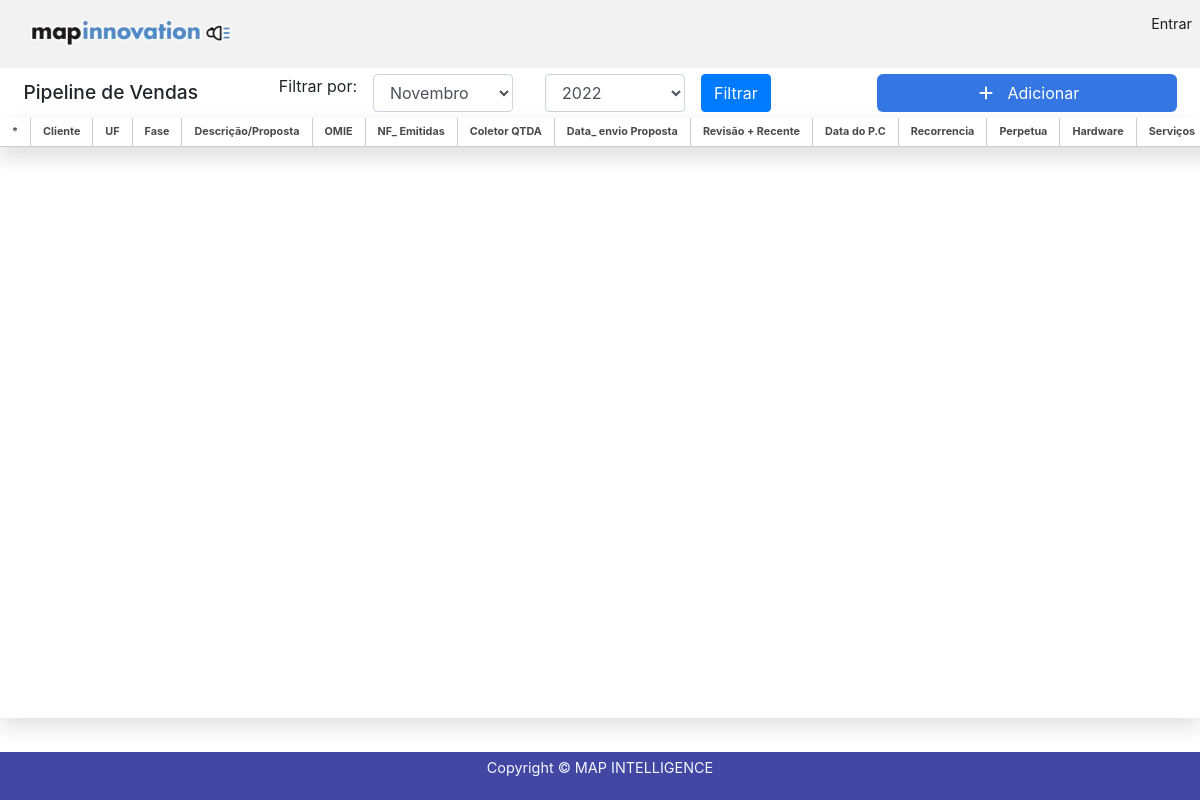
The page /pipeline/ on the database as committed earlier.
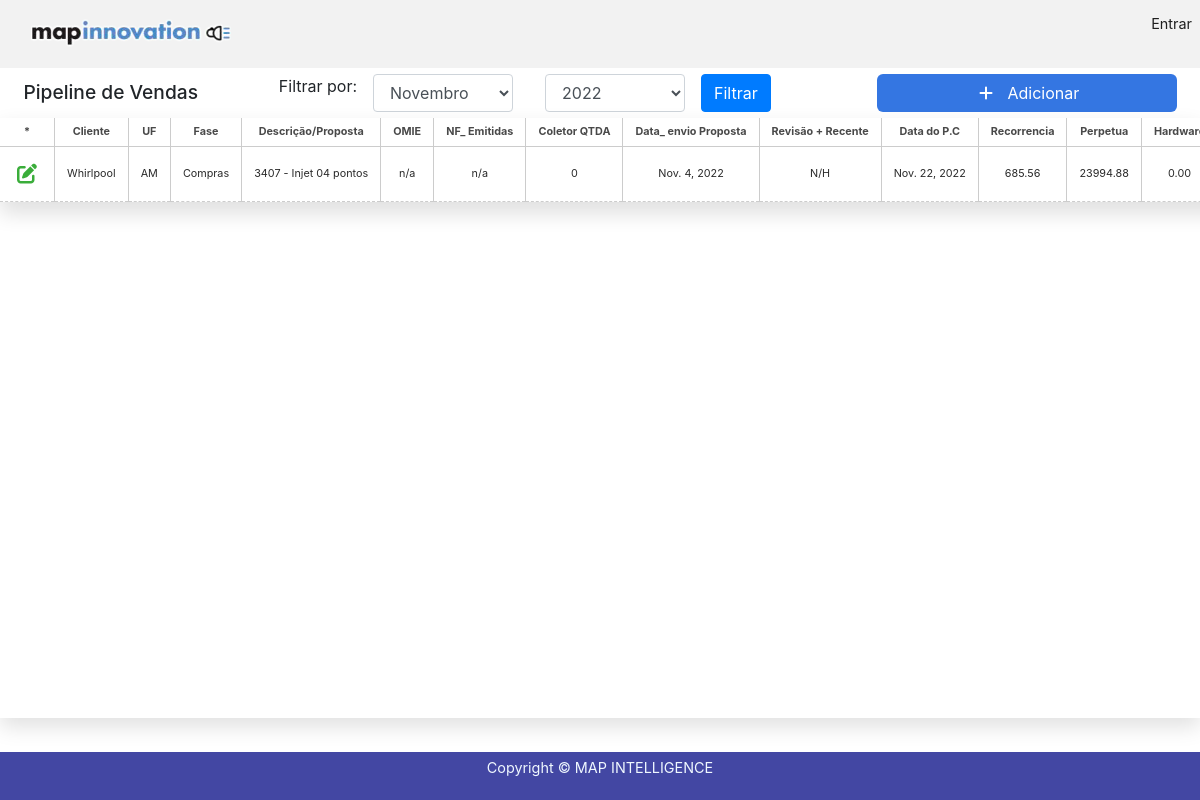
The same page on the database as committed later.
### pipeline/models.py (models this page shows)
class PipelineVendas(models.Model):
    created_at = models.DateField(auto_now=True)
    updated_at = models.DateField(auto_now_add=True)
    Cliente = models.CharField(max_length=255, blank=False, null=False)
    OP1 = (
        ('RO', 'Rondônia'),
        ('AC', 'Acre'),
        ('AM', 'Amazonas'),
        ('RR', 'Roraima'),
        ('PA', 'Pará'),
        ('AP', 'Amapá'),
        ('TO', 'Tocantins'),
        ('MA', 'Maranhão'),
        ('PI', 'Piauí'),
        ('CE', 'Ceará'),
        ('RN', 'Rio Grande do Norte'),
        ('PB', 'Paraíba'),
        ('PE', 'Pernambuco'),
        ('AL', 'Alagoas'),
        ('SE', 'Sergipe'),
        ('BA', 'Bahia'),
        ('MG', 'Minas Gerais'),
        ('ES', 'Espírito Santo'),
        ('RJ', 'Rio de Janeiro'),
        ('SP', 'São Paulo'),
        ('PR', 'Paraná'),
        ('SC', 'Santa Catarina'),
        ('RS', 'Rio Grande do Sul'),
        ('MS', 'Mato Grosso do Sul'),
        ('MT', 'Mato Grosso'),
        ('GO', 'Goiás'),
        ('DF', 'Distrito Federal'),
    )
    UF = models.CharField(choices=OP1, max_length=30, blank=True, null=True)
    OP2 = (
        ('Inicio', 'Inicio'),
        ('Negociação', 'Negociação'),
        ('Compras', 'Compras'),
        ('Aprovado', 'Aprovado'),
    )
    Fase = models.CharField(choices=OP2, max_length=10, blank=False, null=False)
    Descricao = models.CharField(max_length=100, blank=True, null=True)
    OMIE = models.CharField(max_length=100, blank=True, null=True)
    NF_Emitidas = models.CharField(max_length=100, blank=True, null=True)
    Qtd_Coletor = models.IntegerField(blank=True, null=True)
    Data_envio_Proposta = models.DateField(auto_now=False, auto_now_add=False, blank=True, null=True)
    RevisaoRecente = models.CharField(max_length=50, blank=True, null=True)
    Data_doPC = models.DateField(auto_now=False, auto_now_add=False, blank=True, null=True)
    Recorrencia = models.DecimalField(max_digits=8, decimal_places=2, blank=True, null=True)
    Perpetua = models.DecimalField(max_digits=8, decimal_places=2, blank=True, null=True)
    Hardware = models.DecimalField(max_digits=8, decimal_places=2, blank=True, null=True)
    Servicos = models.DecimalField(max_digits=8, decimal_places=2, blank=True, null=True)
    TotalPrevisto = models.DecimalField(max_digits=8, decimal_places=2, blank=True, null=True)
    FaturadoMesAtual = models.DecimalField(max_digits=8, decimal_places=2, blank=True, null=True)
    OP3 = (
        ('Realizada', 'Realizada'),
        ('Pendente', 'Pendente'),
        ('N/A', 'N/A'),
    )
    Entrega = models.CharField(choices=OP3, max_length=50, blank=False, null=False)
    Pagamento = models.CharField(max_length=50, blank=True, null=True)
    Contato = models.CharField(max_length=50, blank=True, null=True)
    OBS = models.TextField(blank=True, null=True)
    def __str__(self):
        return self.Cliente

### pipeline/views.py (the view)
# urls.py: path('', views.PipelineView),
def PipelineView(request):
    lista = [
        "*",
        "Cliente",
        "UF",
        "Fase",
        "Descrição/Proposta",
        "OMIE",
        "NF_ Emitidas",
        "Coletor QTDA",
        "Data_ envio Proposta",
        "Revisão + Recente",
        "Data do P.C",
        "Recorrencia",
        "Perpetua",
        "Hardware",
        "Serviços",
        "TOTAL PREVISTO",
        "FATURADO NOVEMBRO",
        "ENTREGA",
        "Pagamento",
        "Contato",
        "Observação",
        "*"
    ]
    lista_mes = (
        'Janeiro',
        'Fevereiro',
        'Março',
        'Abril',
        'Maio',
        'Junho',
        'Julho',
        'Agosto',
        'Setembro',
         'Outubro',
         'Novembro',
         'Dezembro',
    )
    lista_ano = (
        2017,
        2018,
        2019,
        2020,
        2021,
        2022,
        2023,
        2024,
    )
    mesAtual = 'Outubro'
    anoAtual = 2022
    mes = request.GET.get('filter_mes')
    year = request.GET.get('filter_ano')
    year = 2022
    month = 0
    match mes:
        case "Janeiro":
            month = 1
        case "Fevereiro":
            month = 2
        case "Março":
            month = 3
        case "Abril":
            month = 4
        case "Maio":
            month = 5
        case "Junho":
            month = 6
        case "Julho":
            month = 7
        case "Agosto":
            month = 8
        case "Setembro":
            month = 9
        case "Outubro":
            month = 10
        case "Novembro":
            month = 11
        case "Dezembro":
            month = 12
        case _:
            print("Uai")
    mesAtual = request.GET.get('filter_mes')
    anoAtual = request.GET.get('filter_ano')
    if(anoAtual is None):
        anoAtual = 2022
    if(mesAtual is None):
        month = 11
        mesAtual = 'Novembro'
    pipeline = PipelineVendas.objects.order_by('Cliente').filter(Data_envio_Proposta__month=month).filter(Data_envio_Proposta__year__gte=anoAtual)
    formPipeline = PipelineForm()
    print(str(pipeline))
    if request.method == 'POST':
        formPipelineAdd = PipelineForm(request.POST)
        if (formPipelineAdd.is_valid()):
            formPipelineAdd.save()
            return redirect('/pipeline')
    context = {
    'dados' : pipeline,
    'lista': lista,
    'formPipeline': formPipeline,
    'lista_ano' : lista_ano,
    'lista_mes' : lista_mes,
    'mesAtual' : mesAtual,
    'anoAtual' : anoAtual
    }
    return render(request, 'pipeline/index.html', context)

### pipeline/forms.py
class PipelineForm(forms.ModelForm):
    Data_envio_Proposta = forms.DateTimeField(label="Data envio da Proposta", required=False, widget=NumberInput(attrs={'type':'date'}))
    Data_doPC = forms.DateTimeField(label="Data do P.C", required=False, widget=NumberInput(attrs={'type':'date'}))
    class Meta:
        model = PipelineVendas
        fields = (
            'Cliente',
            'UF',
            'Fase',
            'Descricao',
            'OMIE',
            'NF_Emitidas',
            'Qtd_Coletor',
            'Data_envio_Proposta',
            'RevisaoRecente',
            'Data_doPC',
            'Recorrencia',
            'Perpetua',
            'Hardware',
            'Servicos',
            'TotalPrevisto',
            'FaturadoMesAtual',
            'Entrega',
            'Pagamento',
            'Contato',
            'OBS'
            )

### pipeline/templates/pipeline/index.html (shortened to what this page needs)
{% extends 'based.html' %}
{% block content %}
<div class="container-f">
        <div class="container-flex">
            <h3 id="h3_fd">Pipeline de Vendas </h3>
            <div class="caixa-filtro "  onclick=abrir14()>
                <form action="" class="form-flex" >
                    <p>Filtrar por:</p>
                    <select name="filter_mes" id="filter" class="col-3  form-control">
                        <option style="background-color: rgba(200, 206, 206, 0.7)" value="{{mesAtual}}">{{mesAtual}}</option>
                    </select>
                    <select name="filter_ano" id="filter" class="col-3  form-control">
                        <option style="background-color: rgba(200, 206, 206, 0.7)" value="{{anoAtual}}">{{anoAtual}}</option>
                    </select>
                    <button class="btn btn-primary my-2 my-sm-0" type="submit">Filtrar</button>
                </form>
            </div>
            <div class="col-3 add-div text-center"  onclick=abrir1()>
                <i class="fas fa-plus"> </i> Adicionar
            </div>
        </div>
    </div>
<div class="container-central">
    <table class="pipe-table">
        <tr class="header-pipe-table">
            {% for item in lista %}
                <th>{{item}}</th>
            {% endfor %}
        </tr>
        {% for item in dados %}
            {% if item.Fase == 'Aprovado' %}
                <tr class="pipe-table-tr" style="background-color: #86EA71; border-right: 1px solid #318C1E;" onmouseover="this.style.backgroundColor='#6FC35E'" onmouseout="this.style.backgroundColor='#86EA71'">
                    <td>
                        <a id="edit" href="/pipeline/editPipeline/{{item.id}}"><span><i class="fas fa-edit"></i></span></a>
                    </td>
                    <td>{{item.Cliente}}</td>
                    <td>{{item.UF}}</td>
                    <td>{{item.Fase}}</td>
                    <td>{{item.Descricao}}</td>
                    <td>{{item.OMIE}}</td>
                    <td>{{item.NF_Emitidas}}</td>
                    <td>{{item.Qtd_Coletor}}</td>
                    <td>{{item.Data_envio_Proposta}}</td>
                    <td>{{item.RevisaoRecente}}</td>
                    <td>{{item.Data_doPC}}</td>
                    <td>{{item.Recorrencia}}</td>
                    <td>{{item.Perpetua}}</td>
                    <td>{{item.Hardware}}</td>
                    <td>{{item.Servicos}}</td>
                    <td>{{item.TotalPrevisto}}</td>
                    <td>{{item.FaturadoMesAtual}}</td>
                    <td>{{item.Entrega}}</td>
                    <td>{{item.Pagamento}}</td>
                    <td>{{item.Contato}}</td>
                    <td>{{item.OBS}}</td>
                    <td>
                        <a id="delete" href="/pipeline/deletePipeline/{{item.id}}"><span><i class="fas fa-trash"></i></span></a>
                    </td>
                </tr>
            {% else %}
                <tr class="pipe-table-tr">
                    <td>
                        <a id="edit" href="/pipeline/editPipeline/{{item.id}}"><span><i class="fas fa-edit"></i></span></a>
                    </td>
                    <td>{{item.Cliente}}</td>
                    <td>{{item.UF}}</td>
                    <td>{{item.Fase}}</td>
                    <td>{{item.Descricao}}</td>
                    <td>{{item.OMIE}}</td>
                    <td>{{item.NF_Emitidas}}</td>
                    <td>{{item.Qtd_Coletor}}</td>
                    <td>{{item.Data_envio_Proposta}}</td>
                    <td>{{item.RevisaoRecente}}</td>
                    <td>{{item.Data_doPC}}</td>
                    <td>{{item.Recorrencia}}</td>
                    <td>{{item.Perpetua}}</td>
                    <td>{{item.Hardware}}</td>
                </tr>
            {% endif %}
        {% endfor %}
    </table>
</div>
{% endblock  %}

### dashboard/templates/based.html (shortened to what this page needs)
{% load static %}
<!DOCTYPE html>
<html lang="en">
<head>
    <link rel="stylesheet" href="{% static 'css/styles.css' %}">
    <link rel="stylesheet" href=" {% static 'css/bootstrap.min.css' %}">
    <link rel="stylesheet" href=" {% static 'css/bootstrap.css' %}">
</head>
<body>
    <div class="container-geral">
        <nav class="navbar navbar-expand-lg nav-pa">
            <div class="container-fluid ">
              <a class="navbar-brand" href="/dashboard"><img src= "{% static 'img/logo.png' %}" alt=""></a>
              <div class="collapse navbar-collapse" id="navbarSupportedContent">
                <ul class="navbar-nav me-auto mb-2 mb-lg-0">
                  {% if user.is_authenticated %}
                  <li class="nav-item">
                    <a class="nav-link active nav-p" aria-current="page" href="/dashboard/comercial">Comercial</a>
                  </li>
                  <li class="nav-item">
                    <a class="nav-link active nav-p" aria-current="page" href="/dashboard/implantacao">Implantação</a>
                  </li>
                  <li class="nav-item">
                    <a class="nav-link active nav-p" aria-current="page" href="/pipeline">Pipeline de Vendas</a>
                  </li>
                  <li class="nav-item">
                    <a class="nav-link active nav-p" aria-current="page" href="/dashboard/suporte">Suporte</a>
                  </li>
                  {% comment %} <li class="nav-item sair">
                    <a class="nav-link active nav-p" aria-current="page" href="/accounts/logout">Sair </a>
                  </li> {% endcomment %}
                  {% else %}
                  <li class="nav-item entrar">
                    <a class="nav-link active nav-p" aria-current="page" href="/accounts/login">Entrar </a>
                  </li>
                  {% endif %}
              </div>
            </div>
          </nav>
        {% block content %}
        {% endblock  %}
        <footer class="foo">
            <p>Copyright © MAP INTELLIGENCE  </p>
        </footer>
    </div>
</body>
</html>

### dashboard/static/css/styles.css (style rules this page uses)
.nav-pa { background-color: rgba(222, 222, 222, 0.4); }
.nav-p { padding: 1em ; font-size: 1.2vmax; color:#1f1f1f }
.entrar, .sair { background-color: rgba(0, 0, 0, 0.0); position: absolute; right: 0; top: 5px; font-size: 20px }
h1, h3 { text-align: center; }
.foo { background-color: rgba(21, 25, 140, 0.9); height: 4vmax; width: 100%; text-align: center; display: flex; flex-flow: row ; align-items:center; justify-content: center; position: absolute; bottom: 0; margin-top: 0.5em; }
.foo p { color: aliceblue; font-size: 2vmax; }
.container-flex { width: 100%; display: flex; align-items: center; justify-content: space-around; padding: 0.5vmax 0; }
.add-div { background-color: #3476e2; cursor: pointer; display: block; color: white; padding: 7px; width: 90%; border-radius: 6px; margin-left: 25px; }
.fas.fa-plus { color: #fff; margin-right: 10px; margin-left: 5px; cursor: pointer; }
.fas.fa-edit { color: rgb(58, 173, 58); }
.fas.fa-edit, .fas.fa-trash { cursor: pointer; margin: 5px; font-size: 20px; float: right; }

### pipeline/templates/pipeline/index.html (style rules this page uses)
.form-flex { display:flex; align-items: space-around; justify-content: center; width: 100%; }
.form-flex select { margin: 0 1em }
.caixa-filtro { width:35em; display:flex; align-items: space-around; }
.caixa-filtro p { margin: 0; }
.foo { background-color: rgba(21, 25, 140, 0.8); height: 4vmax; width: 100%; text-align: center; position: absolute; bottom: 0; margin-top: 0.5em; }
.foo p { color: aliceblue; font-size: 1.2vmax; }
.container-central { width: 100%; height: 75vh; margin: 0 auto; position: relative; box-shadow: 0px 9px 20px rgb(0 0 0 / 12%); width: auto; padding: 0; overflow-y:scroll; overflow-x:scroll; position: relative; }
#h3_fd { font-size: 1.6vmax; margin: 0; }
.pipe-table { padding-left: 0; width: max-content; text-align: center; box-shadow: 0px 1vmax 1.6vmax rgb(0 0 0 / 12%); }
.pipe-table-tr { font-size: 0.9vmax; padding-top: 0.9vmax; border-bottom: 1px dashed #ccc; color: rgb(42, 42, 42); padding: 0.5vmax 2vmax; text-align: justify; border: }
.header-pipe-table { border-bottom: 1px solid #ccc; font-weight: 500; color:rgb(73, 73, 73); }
.header-pipe-table th { border-right: 1px solid #ccc; padding:.5vmax 1vmax ; font-size: 0.9vmax; }
.pipe-table-tr td { border-right: 1px solid #ccc; padding:1vmax; text-align: center; }
.container-flex { width: 100%; display: flex; align-items: center; justify-content: space-around; padding: 0.5vmax 0; }

### dashboard/templates/based.html (style rules this page uses)
body { padding:0; margin:0; }

Rows that differ between the two databases and show on the page:
added PipelineVendas: Cliente "Whirlpool", UF "AM", Fase "Compras", Descricao "3407 - Injet 04 pontos", OMIE "n/a", NF_Emitidas "n/a", Qtd_Coletor "0", Data_envio_Proposta "Nov. 4, 2022", RevisaoRecente "N/H", Data_doPC "Nov. 22, 2022", Recorrencia "685.56", Perpetua "23994.88", Hardware "0.00"
Other text that changed with them:
list line gone: "Serviços"
